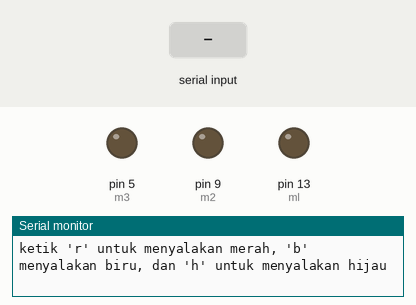
Simulated run of this sketch. Board: Arduino Uno, built with avr-gcc and run on an emulated ATmega328P. On the bench: output pins drawn as LEDs (lit = HIGH), the last lines printed to the serial monitor. The inputs (shaded band) are chosen by the test bench.

Above: at 1.2 s.
1.3 s: "p" received over Serial
At 3.4 s:
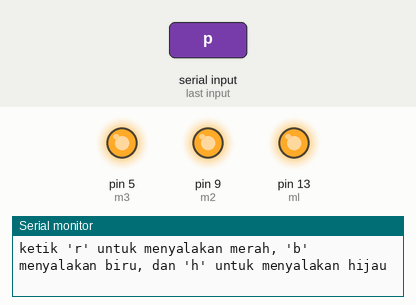
3.8 s: "s" received over Serial
At 5.3 s:
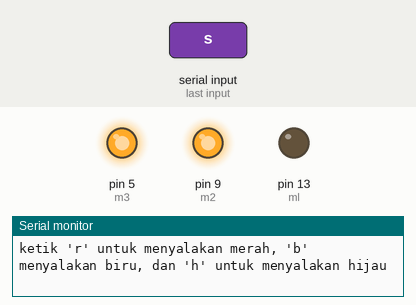
6.3 s: "b" received over Serial
At 8.4 s:
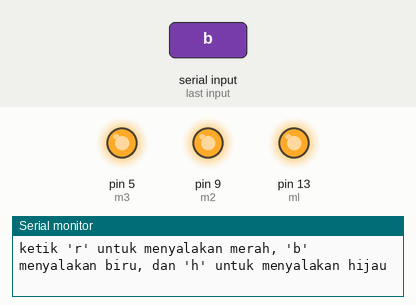
8.8 s: "r" received over Serial
At 10.3 s:
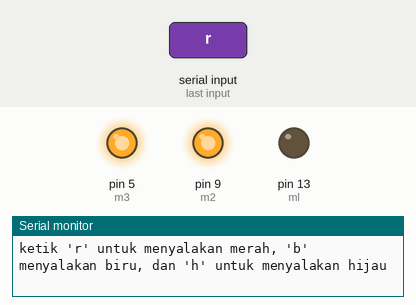
Timing chart, 0 to 11.8 s (numbered marks = the images above; inputs shaded):
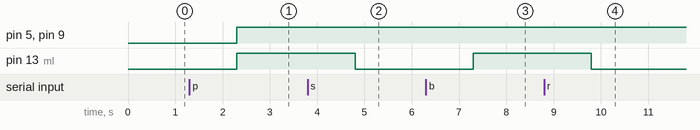

Measured:
- after the input at 1.3 s, pin 5 (m3), pin 9 (m2), pin 13 (ml): LOW → HIGH after 1.0 s
- after the input at 3.8 s, pin 13 (ml): HIGH → LOW after 1.0 s
- after the input at 6.3 s, pin 13 (ml): LOW → HIGH after 1.0 s
- after the input at 8.8 s, pin 13 (ml): HIGH → LOW after 1.0 s

The sketch:

BluetothLED.ino
```cpp
int ml=13;
int m2=9;
int m3=5;
int h=255;
int l=0;
String motion;

void setup() {
  // put your setup code here, to run once:
  Serial.begin(9600);
  pinMode(ml,OUTPUT);
  pinMode(m2,OUTPUT);
  pinMode(m3,OUTPUT);
}

void loop() {
  // put your main code here, to run repeatedly:
  Serial.println("Silahkan ketik 'p' untuk menyalakan semuanya, 's' untuk mematikan semuanya");
  Serial.println("ketik 'r' untuk menyalakan merah, 'b' menyalakan biru, dan 'h' untuk menyalakan hijau");
  while(Serial.available()==0) { }

  motion = Serial.readString();
  if(motion=="p"){
    digitalWrite(ml,h);
    digitalWrite(m2,h);
    digitalWrite(m3,h);
  }

  if(motion=="s"){
    digitalWrite(ml,l);
    digitalWrite(m2,1);
    digitalWrite(m3,1);
  }
  if(motion=="r"){
    digitalWrite(ml,l);
    digitalWrite(m2,1);
    digitalWrite(m3,h);
  }
  if(motion=="b"){
    digitalWrite(ml,h);
    digitalWrite(m2,1);
    digitalWrite(m3,1);
  }
  if(motion=="h"){
    digitalWrite(ml,l);
    digitalWrite(m2,h);
    digitalWrite(m3,1);
  }
}
```
